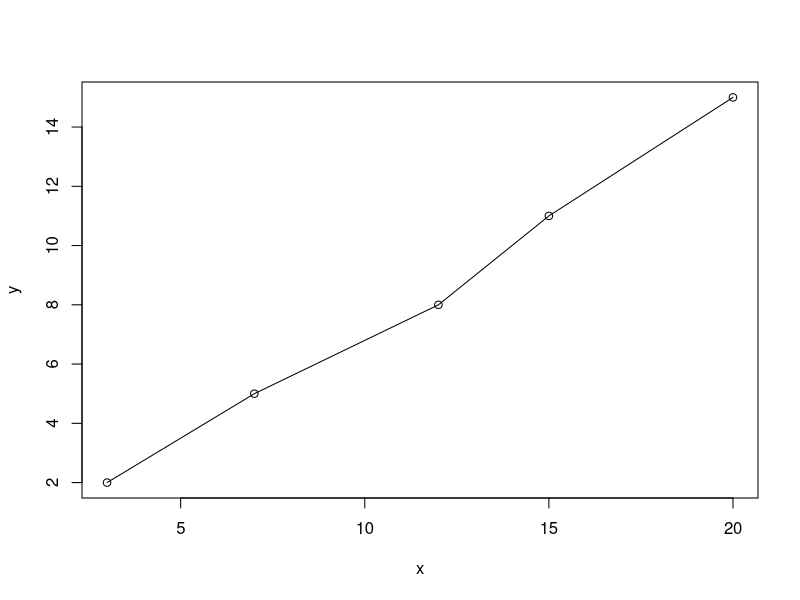
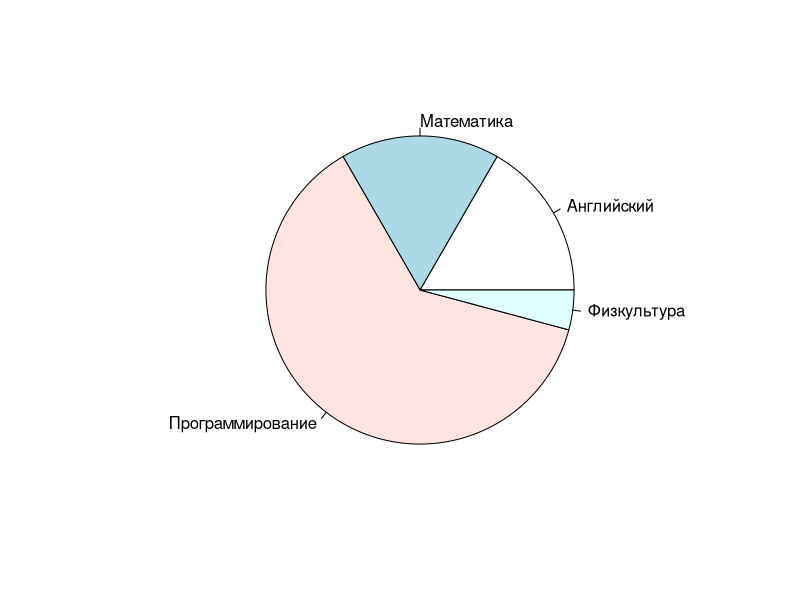

Source code (R) for these figures, in order:
#2 Умножьте 11111111 само на себя. Теперь умножьте на 1111111?. О чём говрит ошибка?
#Ошибка не появилась, но числа выводяться в научной нотации, чтобы этого 
#не происходило нужно вести команду options(digits=14). В этом случае 
#числа с разрядами до 14 быдут выводиться не в научной нотации.
11111111 * 11111111 
1111111 * 1111111

#3 Найдите площади примоугольников с длинами (3,7,12,15, 20) и ширинами (2, 5,8,11,15)
x<-c(3,7,12,15, 20)
y<-c(2, 5,8,11,15)
x*y
plot(x, y)
lines(x, y)

#5 Первокурсник Вася тратит очень мног овремени на домашнюю работу. 40 минут на 
#математику, 40 на английский, 10 на физкультуру и 150 минут на программирование.
#Постройте график.
learn <-c("Английский" = 40, "Математика"= 40,"Программирование" = 150, "Физкультура" = 10)
pie(learn)

#6 Напитки разливаются вручную в банки по 455 мл, количество налитого нормально 
#распределено со средним значением 450 мл. и стандартным отклонением 4 мл. Для 10000
n<-10000
drinks <-rnorm(n, mean = 450, sd = 4)
Deviation <- mean(drinks>455)
cat("Отклонение от нормы = ",Deviation*100,"%\n")